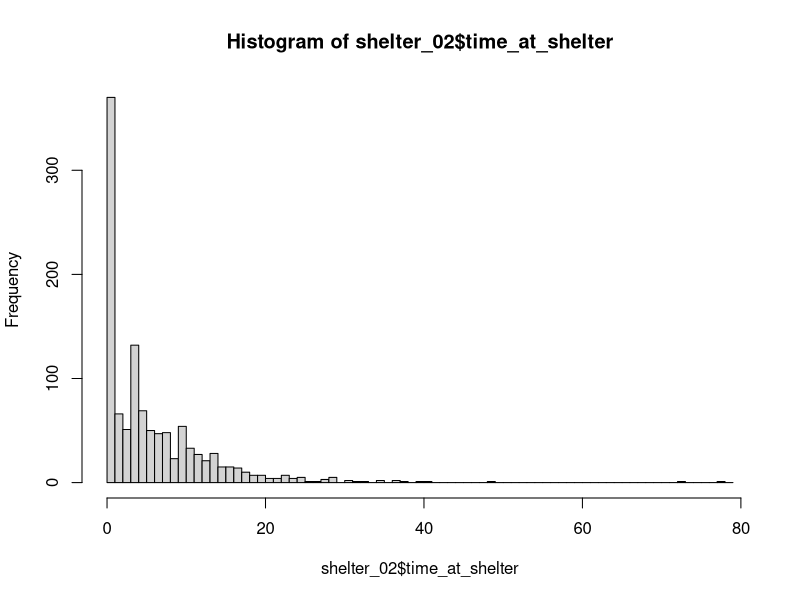

Generate this figure with R:
## ---- chunk 1
#| warning: false
#| message: false
library(tidyverse)
library(dplyr)
library(readr)
library(ggplot2)
library(vcd)
library(MASS)
## ---- chunk 2
#load the data
shelter_01 <- read.csv("dataset18.csv")
## ---- chunk 3
#Checking for missing value
any_na <- apply(shelter_01, 2, function(x) any(is.na(x))) 
any_na  

total_na <- sum(is.na(shelter_01))
total_na
## ---- chunk 4
#Converting a string variable to a factor type and make a summary statistics
shelter_01$animal_type <- as.factor(shelter_01$animal_type)
shelter_01$intake_type <- as.factor(shelter_01$intake_type) 
shelter_01$outcome_type <- as.factor(shelter_01$outcome_type) 
shelter_01$chip_status <- as.factor(shelter_01$chip_status)
summary(shelter_01)
## ---- chunk 5
#Converting shelter_01 to dataframe
shelter_02 <- as.data.frame(shelter_01)
summary(shelter_02)
## ---- chunk 6
# Histogram analysis of the dependent variable
hist(shelter_02$time_at_shelter, 
     breaks = seq(min(shelter_02$time_at_shelter), 
                  max(shelter_02$time_at_shelter) + 1, by = 1))
## ---- chunk 7
column_variance <- var(shelter_02$time_at_shelter)
column_variance
## ---- chunk 8
glm_model_poi <- glm(time_at_shelter ~ year + month + animal_type + intake_type 
                   + outcome_type + chip_status, data = shelter_02, 
                 family = poisson())
summary(glm_model_poi)
model_poi <- step(glm_model_poi)
## ---- chunk 9
glm_model_nb <- glm.nb(time_at_shelter ~ year + month + animal_type + intake_type 
                   + outcome_type + chip_status, data = shelter_02)
summary(glm_model_nb)
model_nb <- step(glm_model_nb)
